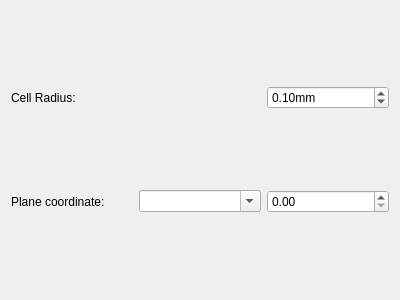
<?xml version="1.0" encoding="UTF-8"?>
<ui version="4.0">
 <class>Dialog</class>
 <widget class="QDialog" name="Dialog">
  <property name="geometry">
   <rect>
    <x>0</x>
    <y>0</y>
    <width>400</width>
    <height>300</height>
   </rect>
  </property>
  <property name="windowTitle">
   <string>Dialog</string>
  </property>
  <layout class="QGridLayout" name="gridLayout">
   <item row="2" column="1">
    <widget class="QLabel" name="label_2">
     <property name="text">
      <string>Plane coordinate:</string>
     </property>
    </widget>
   </item>
   <item row="1" column="4">
    <widget class="QDoubleSpinBox" name="cellRadius">
     <property name="suffix">
      <string>mm</string>
     </property>
     <property name="minimum">
      <double>0.000000000000000</double>
     </property>
     <property name="value">
      <double>0.100000000000000</double>
     </property>
    </widget>
   </item>
   <item row="1" column="1">
    <widget class="QLabel" name="label">
     <property name="text">
      <string>Cell Radius:</string>
     </property>
    </widget>
   </item>
   <item row="2" column="4">
    <widget class="QDoubleSpinBox" name="planeCoord"/>
   </item>
   <item row="2" column="2">
    <widget class="QComboBox" name="coord">
     <property name="editable">
      <bool>true</bool>
     </property>
     <property name="maxVisibleItems">
      <number>3</number>
     </property>
    </widget>
   </item>
  </layout>
 </widget>
 <resources/>
 <connections/>
</ui>
